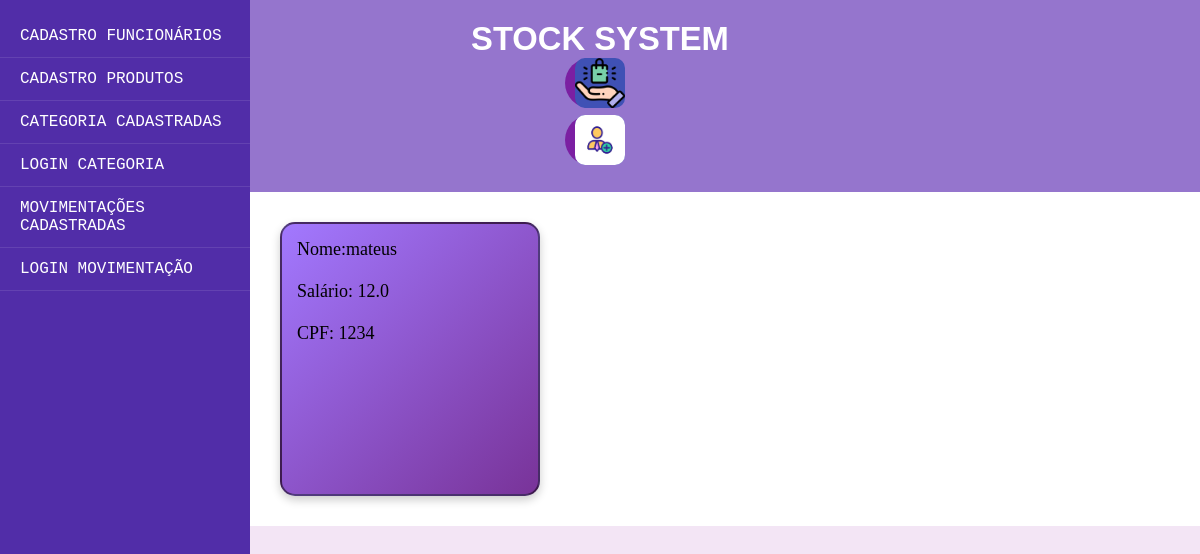
Before: /funcionario with the older database file.
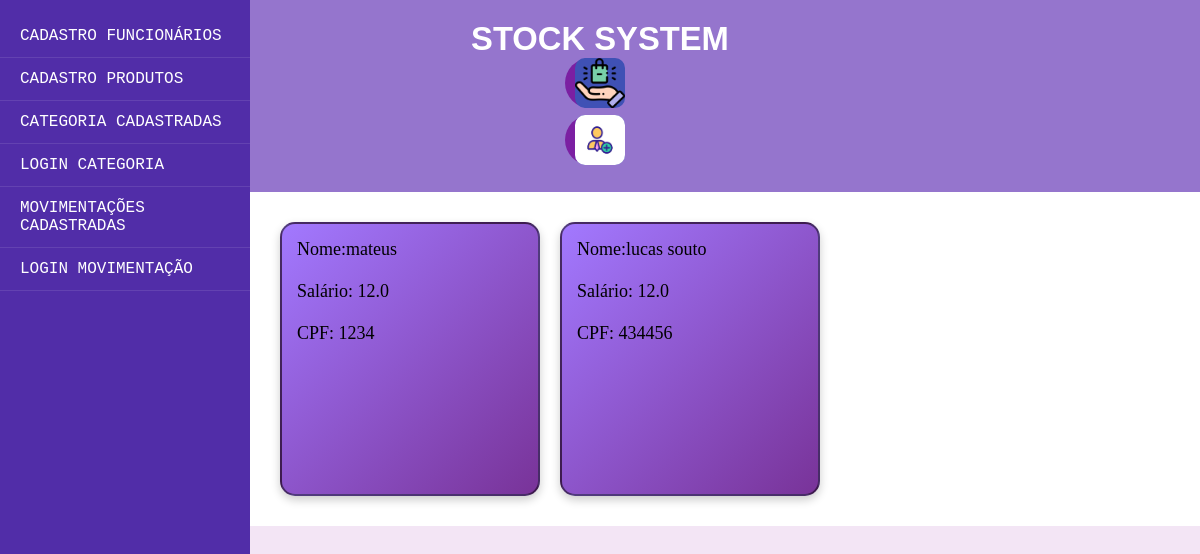
After: the same page with the newer database file.
### models.py (models this page shows, shortened)
class Funcionario(Base):
    __tablename__ = 'funcionario'
    nome = Column(String(40), nullable=False, index=True)
    id = Column(Integer, primary_key=True, unique=True)
    cpf = Column(String(11), nullable=False, index=True, unique=True)
    salario = Column(Float, nullable=False, index=False)
    def serialize_funcionario(self):
        dados_funcionario = {
            "id": self.id,
            "nome": self.nome,
            "cpf": self.cpf,
            "salario": self.salario,
        }
        return dados_funcionario

### app.py (the view)
@app.route('/funcionario', methods=['GET'])
def funcionario():
    sql_funcionario = select(Funcionario)
    resultado_funcionario = db_session.execute(sql_funcionario).scalars()
    lista_funcionario = []
    for n in resultado_funcionario:
        lista_funcionario.append(n.serialize_funcionario())
        print(lista_funcionario[-1])
    return render_template('funcionario.html',
                           lista_funcionario=lista_funcionario)

### templates/funcionario.html
{% extends 'template.html' %}
{% block conteudo %}
{% for item in lista_funcionario %}
<div class="conteudo">
    <p> Nome:{{item.nome}} </p><br>
    <p> Salário: {{item.salario}} </p> <br>
    <p> CPF: {{item.cpf}}</p>
</div>
{% endfor %}
{% endblock conteudo %}

Changed rows visible on the page:
added Funcionario: nome "lucas souto", salario "12.0", cpf "434456"
